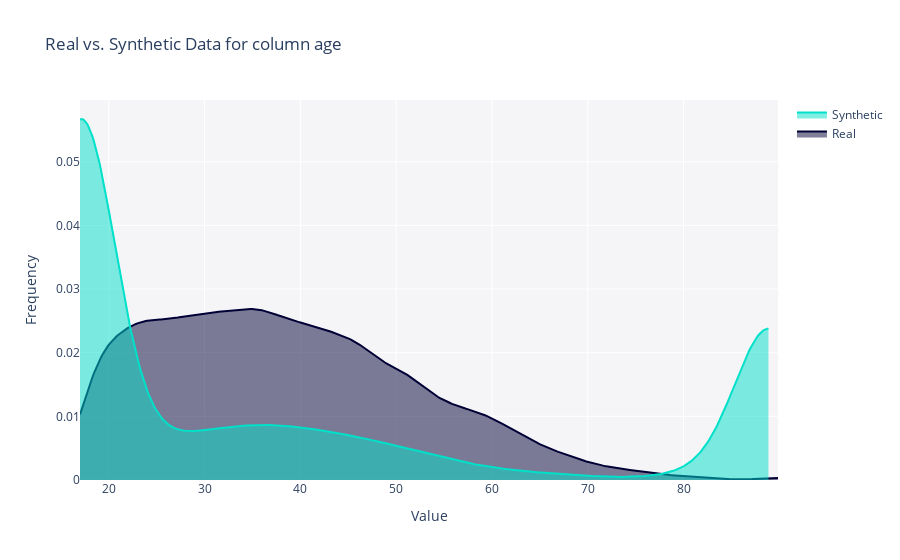
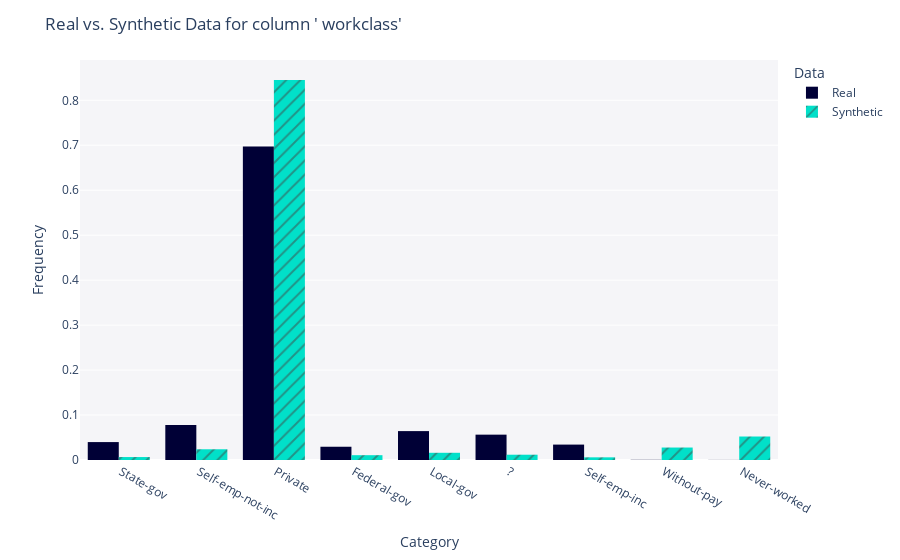
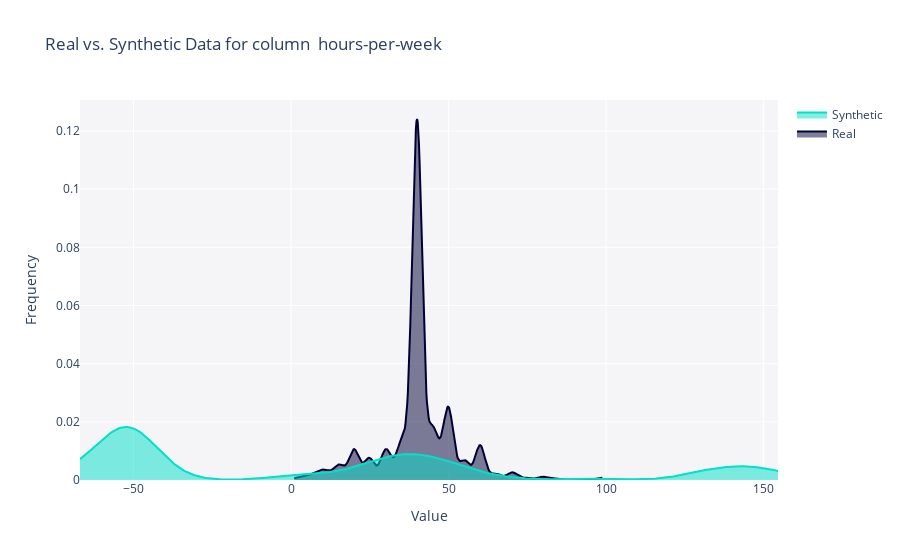
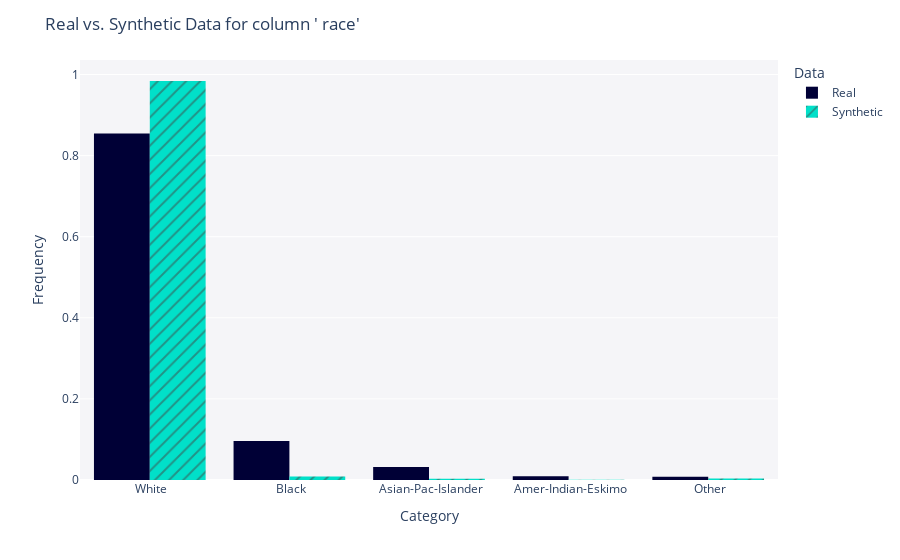

Write notebook code for charts like these, in order.
### Code cell
import matplotlib.pyplot as plt
from sdv.evaluation.single_table import get_column_plot

all_columns = data.columns.tolist()


for column_name in display_column:
    fig = get_column_plot(
        real_data=data,
        synthetic_data=synthetic_data,
        column_name=column_name,
        metadata=metadata1
    )

    fig.show()

### Figure 1 — Plotly figure (JSON) as saved in the notebook; plotly's stock layout.template omitted (floating-point values rounded to 4 significant figures; data arrays with more than 128 entries replaced by an {"elided": "..."} marker saying what was removed)
{"data": [{"fill": "tozeroy", "hovertemplate": "<b>Real</b><br>Value: %{x}<br>Frequency: %{y}<extra></extra>", "legendgroup": "Real", "marker": {"color": "#000036"}, "mode": "lines", "name": "Real", "showlegend": true, "type": "scatter", "x": {"elided": "500 float values"}, "xaxis": "x", "y": {"elided": "500 float values"}, "yaxis": "y"}, {"fill": "tozeroy", "hovertemplate": "<b>Synthetic</b><br>Value: %{x}<br>Frequency: %{y}<extra></extra>", "legendgroup": "Synthetic", "marker": {"color": "#01E0C9"}, "mode": "lines", "name": "Synthetic", "showlegend": true, "type": "scatter", "x": {"elided": "500 float values"}, "xaxis": "x", "y": {"elided": "500 float values"}, "yaxis": "y"}], "layout": {"barmode": "overlay", "hovermode": "closest", "legend": {"traceorder": "reversed"}, "plot_bgcolor": "#F5F5F8", "title": {"text": "Real vs. Synthetic Data for column age"}, "xaxis": {"anchor": "y2", "domain": [0, 1], "title": {"text": "Value"}, "zeroline": false}, "yaxis": {"anchor": "free", "domain": [0, 1], "position": 0, "title": {"text": "Frequency"}}}}

### Figure 2 — Plotly figure (JSON) as saved in the notebook; plotly's stock layout.template omitted (floating-point values rounded to 4 significant figures; data arrays with more than 128 entries replaced by an {"elided": "..."} marker saying what was removed)
{"data": [{"alignmentgroup": "True", "bingroup": "x", "histnorm": "probability density", "hovertemplate": "<b>Real</b><br>Frequency: %{y}<extra></extra>", "legendgroup": "Real", "marker": {"color": "#000036", "pattern": {"shape": ""}}, "name": "Real", "offsetgroup": "Real", "orientation": "v", "showlegend": true, "type": "histogram", "x": {"elided": "32561 str values"}, "xaxis": "x", "yaxis": "y"}, {"alignmentgroup": "True", "bingroup": "x", "histnorm": "probability density", "hovertemplate": "<b>Synthetic</b><br>Frequency: %{y}<extra></extra>", "legendgroup": "Synthetic", "marker": {"color": "#01E0C9", "pattern": {"shape": "/"}}, "name": "Synthetic", "offsetgroup": "Synthetic", "orientation": "v", "showlegend": true, "type": "histogram", "x": {"elided": "32561 str values"}, "xaxis": "x", "yaxis": "y"}], "layout": {"barmode": "group", "legend": {"title": {"text": "Data"}, "tracegroupgap": 0}, "margin": {"t": 60}, "plot_bgcolor": "#F5F5F8", "title": {"text": "Real vs. Synthetic Data for column ' workclass'"}, "xaxis": {"anchor": "y", "domain": [0, 1], "title": {"text": "Category"}}, "yaxis": {"anchor": "x", "domain": [0, 1], "title": {"text": "Frequency"}}}}

### Figure 3 — Plotly figure (JSON) as saved in the notebook; plotly's stock layout.template omitted (floating-point values rounded to 4 significant figures; data arrays with more than 128 entries replaced by an {"elided": "..."} marker saying what was removed)
{"data": [{"fill": "tozeroy", "hovertemplate": "<b>Real</b><br>Value: %{x}<br>Frequency: %{y}<extra></extra>", "legendgroup": "Real", "marker": {"color": "#000036"}, "mode": "lines", "name": "Real", "showlegend": true, "type": "scatter", "x": {"elided": "500 float values"}, "xaxis": "x", "y": {"elided": "500 float values"}, "yaxis": "y"}, {"fill": "tozeroy", "hovertemplate": "<b>Synthetic</b><br>Value: %{x}<br>Frequency: %{y}<extra></extra>", "legendgroup": "Synthetic", "marker": {"color": "#01E0C9"}, "mode": "lines", "name": "Synthetic", "showlegend": true, "type": "scatter", "x": {"elided": "500 float values"}, "xaxis": "x", "y": {"elided": "500 float values"}, "yaxis": "y"}], "layout": {"barmode": "overlay", "hovermode": "closest", "legend": {"traceorder": "reversed"}, "plot_bgcolor": "#F5F5F8", "title": {"text": "Real vs. Synthetic Data for column  hours-per-week"}, "xaxis": {"anchor": "y2", "domain": [0, 1], "title": {"text": "Value"}, "zeroline": false}, "yaxis": {"anchor": "free", "domain": [0, 1], "position": 0, "title": {"text": "Frequency"}}}}

### Figure 4 — Plotly figure (JSON) as saved in the notebook; plotly's stock layout.template omitted (floating-point values rounded to 4 significant figures; data arrays with more than 128 entries replaced by an {"elided": "..."} marker saying what was removed)
{"data": [{"alignmentgroup": "True", "bingroup": "x", "histnorm": "probability density", "hovertemplate": "<b>Real</b><br>Frequency: %{y}<extra></extra>", "legendgroup": "Real", "marker": {"color": "#000036", "pattern": {"shape": ""}}, "name": "Real", "offsetgroup": "Real", "orientation": "v", "showlegend": true, "type": "histogram", "x": {"elided": "32561 str values"}, "xaxis": "x", "yaxis": "y"}, {"alignmentgroup": "True", "bingroup": "x", "histnorm": "probability density", "hovertemplate": "<b>Synthetic</b><br>Frequency: %{y}<extra></extra>", "legendgroup": "Synthetic", "marker": {"color": "#01E0C9", "pattern": {"shape": "/"}}, "name": "Synthetic", "offsetgroup": "Synthetic", "orientation": "v", "showlegend": true, "type": "histogram", "x": {"elided": "32561 str values"}, "xaxis": "x", "yaxis": "y"}], "layout": {"barmode": "group", "legend": {"title": {"text": "Data"}, "tracegroupgap": 0}, "margin": {"t": 60}, "plot_bgcolor": "#F5F5F8", "title": {"text": "Real vs. Synthetic Data for column ' race'"}, "xaxis": {"anchor": "y", "domain": [0, 1], "title": {"text": "Category"}}, "yaxis": {"anchor": "x", "domain": [0, 1], "title": {"text": "Frequency"}}}}
